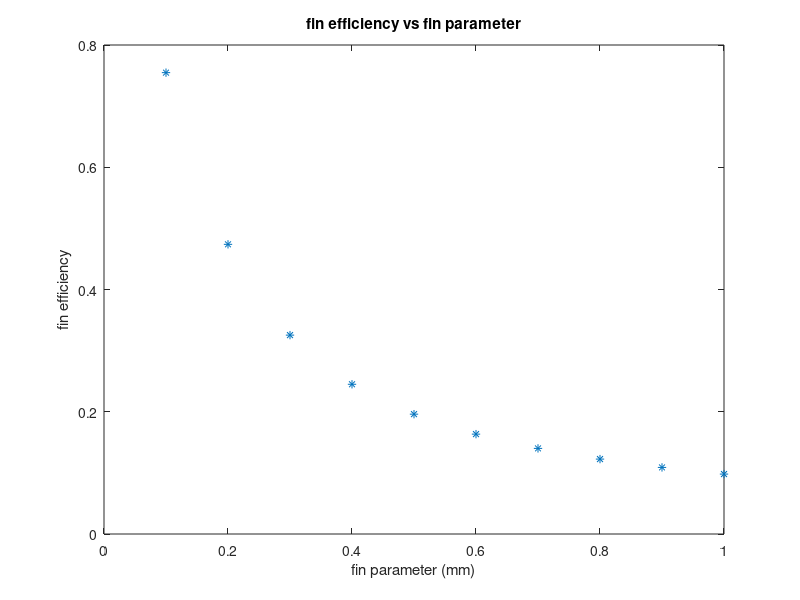

Write MATLAB code to recreate this figure.
%tension vs distance
L = 10; %10 mm
t = 0.1; %0.1 mm
Lc = L + (2*t); %constant function
i = 1; %counter loop initializing variable

for n=0.1 : 0.1 : 1 %for loop for incrementation
    nfin(i) = tanh(n*Lc) / (n*Lc) ; %function
    m(i)=n; %make m a vector
    i = i+1;
end

%results
FID = fopen('fin_efficiency.txt', 'w'); %file pointer, permission write
fprintf(FID, 'thickness domain\n'); %header
fprintf(FID, '%4.4f\t', m); %values, and repeat process
fprintf(FID, '\n\nefficiency values\n');
fprintf(FID, '%4.4f\t', nfin);

%plot
plot(m, nfin, '*'); %plot function with points only
xlabel('fin parameter (mm)');
ylabel('fin efficiency');
title('fin efficiency vs fin parameter');
